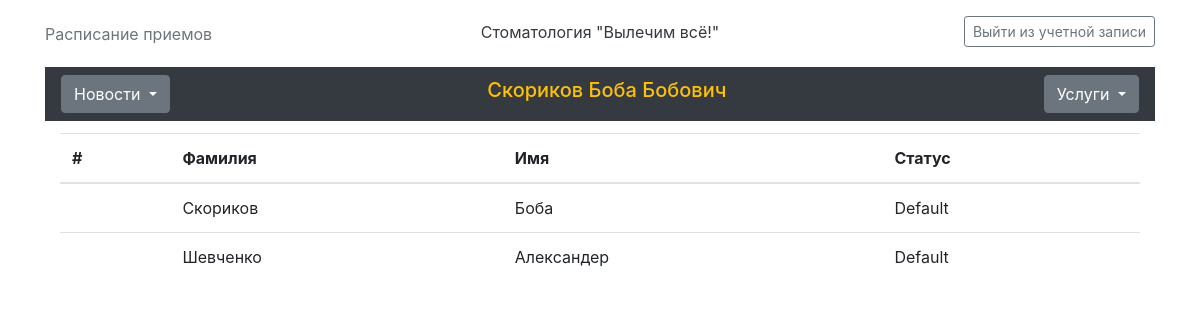
Screenshot of /lk/user/upd/ (signed in) with the database file from the repository.
### clinic/models.py (models this page shows, shortened)
class user(models.Model):
	Ty =(('V', 'Врач'),('S', 'Секретарь'))
	Fam = models.CharField(max_length=30, verbose_name="Фамилия")
	Im = models.CharField(max_length=15, verbose_name="Имя")
	Otch = models.CharField(max_length=20, verbose_name="Отчество")
	Numm = models.CharField(max_length=15, verbose_name="Номер телефона")
	Dolj = models.CharField(max_length=15, verbose_name="Должность")
	StajR = models.CharField(max_length=15, verbose_name="Стаж")
	Img = models.ImageField(blank=True, verbose_name="Ссылка картинки")
	Passw = models.CharField(max_length=50, verbose_name="Пароль" )
	Type = models.CharField(max_length=1, choices=Ty)

### adminbar/views.py (the view)
# urls.py: path('user/upd/', views.updall),
def updall(request):
	date = {}
	if request.session['user'] == "dell":
		return HttpResponseRedirect('/lk/login/')
	else:
		us =  user.objects.get(id = request.session['user'])
		date['Type'] = us.Type
		date['Fam'] = us.Fam
		date['Im'] = us.Im
		date['Otch'] = us.Otch
		print(us.Ty[0][1])
		red = user.objects.all()
		return render(request,'adminbar/udall.html', {'date' : date, 'pul': red})

### adminbar/templates/adminbar/udall.html (shortened to what this page needs)
{% extends 'adminbar/bar.html' %}
{% block body %}
<div class="container-fluid">
	<div class="row">
		<div class="col-md-12">
			<table class="table">
				<thead>
					<tr>
						<th>
							#
						</th>
						<th>
							Фамилия
						</th>
						<th>
							Имя
						</th>
						<th>
							Статус
						</th>
					</tr>
				</thead>
				<tbody>
					{% for dt in pul %}
					<tr>
						<td>
						</td>
						<td>
							{{dt.Fam}}
						</td>
						<td>
							{{dt.Im}}
						</td>
						<td>
							Default
						</td>
					</tr>
					{% endfor %}
				</tbody>
			</table>
		</div>
	</div>
</div>
{% endblock %}

### adminbar/templates/adminbar/bar.html (shortened to what this page needs)
<!DOCTYPE html>
<html>
<head>
	{% load staticfiles %}
<link rel="stylesheet" href="{% static 'clinic/css/style.css' %}">
<link rel="stylesheet" href="https://stackpath.bootstrapcdn.com/bootstrap/4.1.3/css/bootstrap.min.css">
</head>
<body>
	<div class="container">
		<header class="blog-header py-3">
				<div class="row flex-nowrap justify-content-between align-items-center">
					<div class="col-4 pt-1">
						<a class="text-muted" href="#">Расписание приемов</a>
					</div>
					<div class="col-4 text-center">
						<a class="blog-header-logo text-dark" href="/">Стоматология "Вылечим всё!"</a>
					</div>
					<div class="col-4 d-flex justify-content-end align-items-center">
						<a class="btn btn-sm btn-outline-secondary" href="/lk/logout/">Выйти из учетной записи</a>
					</div>
				</div>
			</header>
		<div class="nav-scroller py-1 mb-2">
      <nav class="navbar navbar-dark bg-dark">
				<div class="dropdown">
					<button class="btn btn-secondary dropdown-toggle" type="button" id="dropdownMenuButton" data-toggle="dropdown" aria-haspopup="true" aria-expanded="false">
						Новости
					</button>
				</div>
				<h5 class="text-warning text-center">{{date.Fam}} {{date.Im}} {{date.Otch}}</h5>
				<div class="dropdown">
					<button class="btn btn-secondary dropdown-toggle" type="button" id="dropdownMenuButton" data-toggle="dropdown" aria-haspopup="true" aria-expanded="false">
						Услуги
					</button>
				</div>
			</nav>
		</div>
		{% block body %}{% endblock %}
</body>
		</html>

### clinic/static/clinic/css/style.css (style rules this page uses)
body { margin: 0; font-family: -apple-system,BlinkMacSystemFont,"Segoe UI",Roboto,"Helvetica Neue",Arial,sans-serif,"Apple Color Emoji","Segoe UI Emoji","Segoe UI Symbol","Noto Color Emoji"; font-size: 1rem; font-weight: 400; line-height: 1.5; color: #212529; text-align: left; background-color: #fff; }

### rows the page displays
user: Fam "Скориков", Im "Боба", Otch "Бобович"
user: Fam "Шевченко", Im "Александер"
